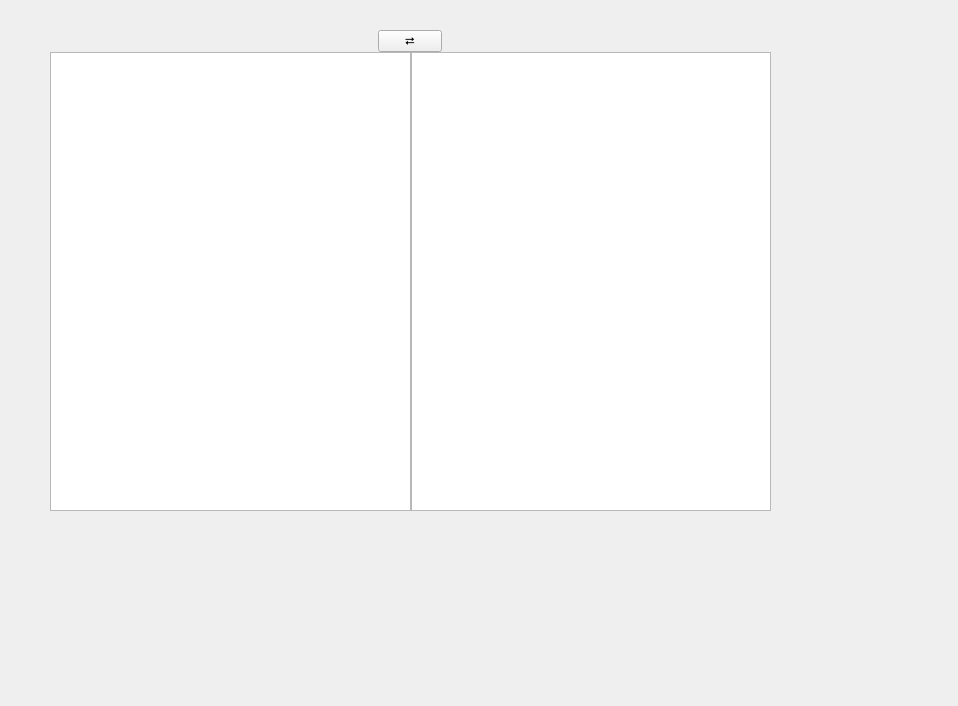
<?xml version="1.0" encoding="UTF-8"?>
<ui version="4.0">
 <class>TextEditTranslateWidget</class>
 <widget class="QWidget" name="TextEditTranslateWidget">
  <property name="geometry">
   <rect>
    <x>0</x>
    <y>0</y>
    <width>958</width>
    <height>706</height>
   </rect>
  </property>
  <property name="windowTitle">
   <string>TextEditTranslateWidget</string>
  </property>
  <widget class="QWidget" name="layoutWidget">
   <property name="geometry">
    <rect>
     <x>50</x>
     <y>30</y>
     <width>721</width>
     <height>481</height>
    </rect>
   </property>
   <layout class="QGridLayout" name="mainLayout">
    <property name="spacing">
     <number>0</number>
    </property>
    <item row="0" column="0">
     <layout class="QHBoxLayout" name="LangSelectLayout">
      <item alignment="Qt::AlignmentFlag::AlignHCenter|Qt::AlignmentFlag::AlignVCenter">
       <widget class="QPushButton" name="languageSwapButton">
        <property name="maximumSize">
         <size>
          <width>64</width>
          <height>64</height>
         </size>
        </property>
        <property name="text">
         <string>⮂</string>
        </property>
       </widget>
      </item>
     </layout>
    </item>
    <item row="1" column="0">
     <layout class="QHBoxLayout" name="TextEditLayout">
      <property name="spacing">
       <number>0</number>
      </property>
      <property name="leftMargin">
       <number>0</number>
      </property>
      <property name="rightMargin">
       <number>0</number>
      </property>
      <item>
       <widget class="MenuPlainTextEdit" name="srcTextEdit"/>
      </item>
      <item>
       <widget class="LayoutTextEdit" name="trTextEdit"/>
      </item>
     </layout>
    </item>
    <item row="2" column="0">
     <layout class="QHBoxLayout" name="BottomLayout"/>
    </item>
   </layout>
  </widget>
 </widget>
 <customwidgets>
  <customwidget>
   <class>MenuPlainTextEdit</class>
   <extends>QPlainTextEdit</extends>
   <header>SubWidgets/CustomMenuTextEdit.h</header>
  </customwidget>
  <customwidget>
   <class>LayoutTextEdit</class>
   <extends>QTextEdit</extends>
   <header>SubWidgets/LayoutTextEdit.h</header>
  </customwidget>
 </customwidgets>
 <resources/>
 <connections/>
</ui>
